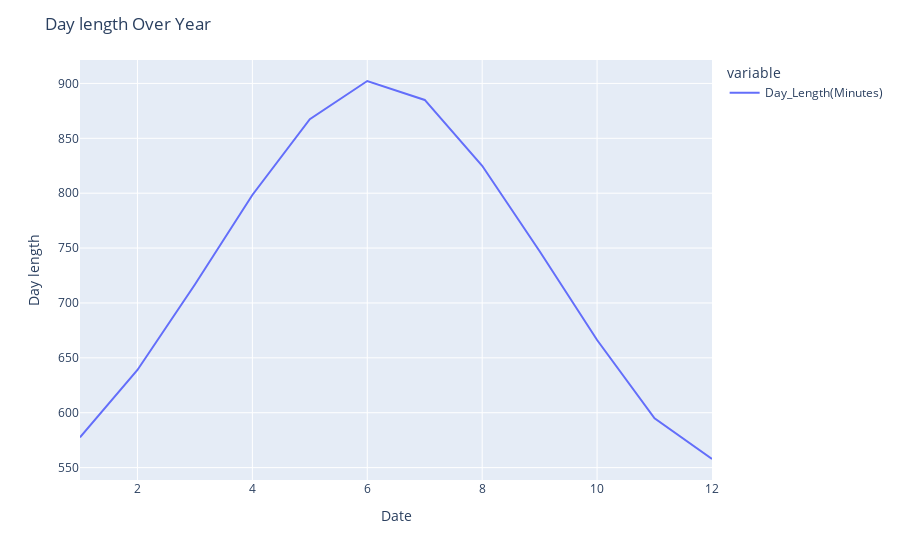

Notebook cell for this chart:
### Code cell
fig = px.line(day_length_over_year)
fig.update_layout(title='Day length Over Year',
                  xaxis_title='Date',
                  yaxis_title='Day length')
fig.show()

### Figure 1 — Plotly figure (JSON) as saved in the notebook; plotly's stock layout.template omitted (floating-point values rounded to 4 significant figures)
{"data": [{"hovertemplate": "variable=Day_Length(Minutes)<br>Month=%{x}<br>value=%{y}<extra></extra>", "legendgroup": "Day_Length(Minutes)", "line": {"color": "#636efa", "dash": "solid"}, "marker": {"symbol": "circle"}, "mode": "lines", "name": "Day_Length(Minutes)", "orientation": "v", "showlegend": true, "type": "scatter", "x": [1, 2, 3, 4, 5, 6, 7, 8, 9, 10, 11, 12], "xaxis": "x", "y": [577.5, 638.9, 716.9, 798.4, 867.4, 902.2, 885.0, 825.0, 747.0, 666.3, 594.9, 557.8], "yaxis": "y"}], "layout": {"legend": {"title": {"text": "variable"}, "tracegroupgap": 0}, "margin": {"t": 60}, "title": {"text": "Day length Over Year"}, "xaxis": {"anchor": "y", "domain": [0, 1], "title": {"text": "Date"}}, "yaxis": {"anchor": "x", "domain": [0, 1], "title": {"text": "Day length"}}}}
